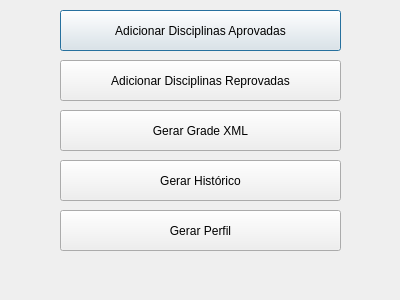
<?xml version="1.0" encoding="UTF-8"?>
<ui version="4.0">
 <class>TelaAluno</class>
 <widget class="QDialog" name="TelaAluno">
  <property name="geometry">
   <rect>
    <x>0</x>
    <y>0</y>
    <width>400</width>
    <height>300</height>
   </rect>
  </property>
  <property name="windowTitle">
   <string>Dialog</string>
  </property>
  <widget class="QPushButton" name="pushButton_addAprovadas">
   <property name="geometry">
    <rect>
     <x>60</x>
     <y>10</y>
     <width>281</width>
     <height>41</height>
    </rect>
   </property>
   <property name="text">
    <string>Adicionar Disciplinas Aprovadas</string>
   </property>
  </widget>
  <widget class="QPushButton" name="pushButton_addReprovadas">
   <property name="geometry">
    <rect>
     <x>60</x>
     <y>60</y>
     <width>281</width>
     <height>41</height>
    </rect>
   </property>
   <property name="text">
    <string>Adicionar Disciplinas Reprovadas</string>
   </property>
  </widget>
  <widget class="QPushButton" name="pushButton_gerarPerfil">
   <property name="geometry">
    <rect>
     <x>60</x>
     <y>210</y>
     <width>281</width>
     <height>41</height>
    </rect>
   </property>
   <property name="text">
    <string>Gerar Perfil</string>
   </property>
  </widget>
  <widget class="QPushButton" name="pushButton_gerarHistorico">
   <property name="geometry">
    <rect>
     <x>60</x>
     <y>160</y>
     <width>281</width>
     <height>41</height>
    </rect>
   </property>
   <property name="text">
    <string>Gerar Histórico</string>
   </property>
  </widget>
  <widget class="QPushButton" name="pushButton_gerarXml">
   <property name="geometry">
    <rect>
     <x>60</x>
     <y>110</y>
     <width>281</width>
     <height>41</height>
    </rect>
   </property>
   <property name="text">
    <string>Gerar Grade XML</string>
   </property>
  </widget>
 </widget>
 <resources/>
 <connections/>
</ui>
